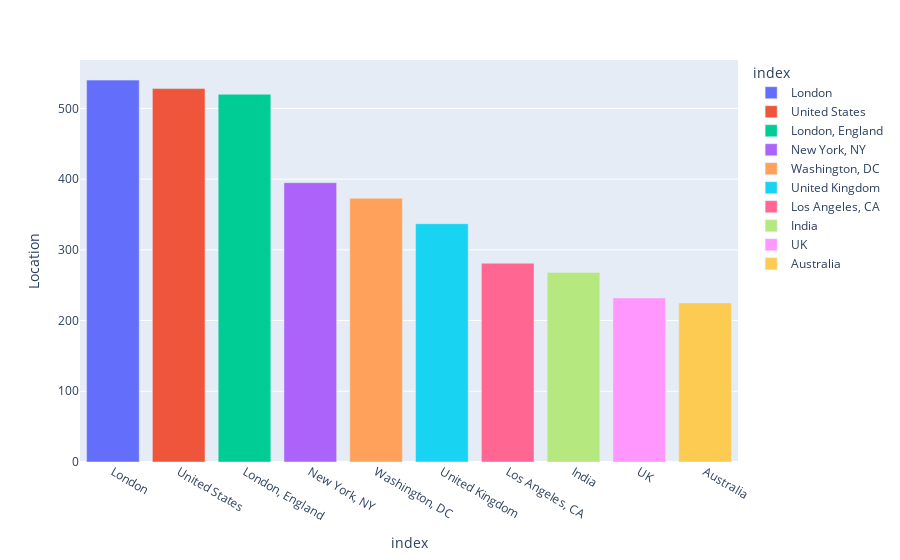

Write notebook code for a chart like this one.
### Code cell
fig = px.bar(t,y='Location', color=t.index)
fig.show()

### Figure 1 — Plotly figure (JSON) as saved in the notebook; plotly's stock layout.template omitted (floating-point values rounded to 4 significant figures)
{"data": [{"alignmentgroup": "True", "hovertemplate": "index=%{x}<br>Location=%{y}<extra></extra>", "legendgroup": "London", "marker": {"color": "#636efa"}, "name": "London", "offsetgroup": "London", "orientation": "v", "showlegend": true, "textposition": "auto", "type": "bar", "x": ["London"], "xaxis": "x", "y": [540], "yaxis": "y"}, {"alignmentgroup": "True", "hovertemplate": "index=%{x}<br>Location=%{y}<extra></extra>", "legendgroup": "United States", "marker": {"color": "#EF553B"}, "name": "United States", "offsetgroup": "United States", "orientation": "v", "showlegend": true, "textposition": "auto", "type": "bar", "x": ["United States"], "xaxis": "x", "y": [528], "yaxis": "y"}, {"alignmentgroup": "True", "hovertemplate": "index=%{x}<br>Location=%{y}<extra></extra>", "legendgroup": "London, England", "marker": {"color": "#00cc96"}, "name": "London, England", "offsetgroup": "London, England", "orientation": "v", "showlegend": true, "textposition": "auto", "type": "bar", "x": ["London, England"], "xaxis": "x", "y": [520], "yaxis": "y"}, {"alignmentgroup": "True", "hovertemplate": "index=%{x}<br>Location=%{y}<extra></extra>", "legendgroup": "New York, NY", "marker": {"color": "#ab63fa"}, "name": "New York, NY", "offsetgroup": "New York, NY", "orientation": "v", "showlegend": true, "textposition": "auto", "type": "bar", "x": ["New York, NY"], "xaxis": "x", "y": [395], "yaxis": "y"}, {"alignmentgroup": "True", "hovertemplate": "index=%{x}<br>Location=%{y}<extra></extra>", "legendgroup": "Washington, DC", "marker": {"color": "#FFA15A"}, "name": "Washington, DC", "offsetgroup": "Washington, DC", "orientation": "v", "showlegend": true, "textposition": "auto", "type": "bar", "x": ["Washington, DC"], "xaxis": "x", "y": [373], "yaxis": "y"}, {"alignmentgroup": "True", "hovertemplate": "index=%{x}<br>Location=%{y}<extra></extra>", "legendgroup": "United Kingdom", "marker": {"color": "#19d3f3"}, "name": "United Kingdom", "offsetgroup": "United Kingdom", "orientation": "v", "showlegend": true, "textposition": "auto", "type": "bar", "x": ["United Kingdom"], "xaxis": "x", "y": [337], "yaxis": "y"}, {"alignmentgroup": "True", "hovertemplate": "index=%{x}<br>Location=%{y}<extra></extra>", "legendgroup": "Los Angeles, CA", "marker": {"color": "#FF6692"}, "name": "Los Angeles, CA", "offsetgroup": "Los Angeles, CA", "orientation": "v", "showlegend": true, "textposition": "auto", "type": "bar", "x": ["Los Angeles, CA"], "xaxis": "x", "y": [281], "yaxis": "y"}, {"alignmentgroup": "True", "hovertemplate": "index=%{x}<br>Location=%{y}<extra></extra>", "legendgroup": "India", "marker": {"color": "#B6E880"}, "name": "India", "offsetgroup": "India", "orientation": "v", "showlegend": true, "textposition": "auto", "type": "bar", "x": ["India"], "xaxis": "x", "y": [268], "yaxis": "y"}, {"alignmentgroup": "True", "hovertemplate": "index=%{x}<br>Location=%{y}<extra></extra>", "legendgroup": "UK", "marker": {"color": "#FF97FF"}, "name": "UK", "offsetgroup": "UK", "orientation": "v", "showlegend": true, "textposition": "auto", "type": "bar", "x": ["UK"], "xaxis": "x", "y": [232], "yaxis": "y"}, {"alignmentgroup": "True", "hovertemplate": "index=%{x}<br>Location=%{y}<extra></extra>", "legendgroup": "Australia", "marker": {"color": "#FECB52"}, "name": "Australia", "offsetgroup": "Australia", "orientation": "v", "showlegend": true, "textposition": "auto", "type": "bar", "x": ["Australia"], "xaxis": "x", "y": [225], "yaxis": "y"}], "layout": {"barmode": "relative", "legend": {"title": {"text": "index"}, "tracegroupgap": 0}, "margin": {"t": 60}, "xaxis": {"anchor": "y", "categoryarray": ["London", "United States", "London, England", "New York, NY", "Washington, DC", "United Kingdom", "Los Angeles, CA", "India", "UK", "Australia"], "categoryorder": "array", "domain": [0, 1], "title": {"text": "index"}}, "yaxis": {"anchor": "x", "domain": [0, 1], "title": {"text": "Location"}}}}
